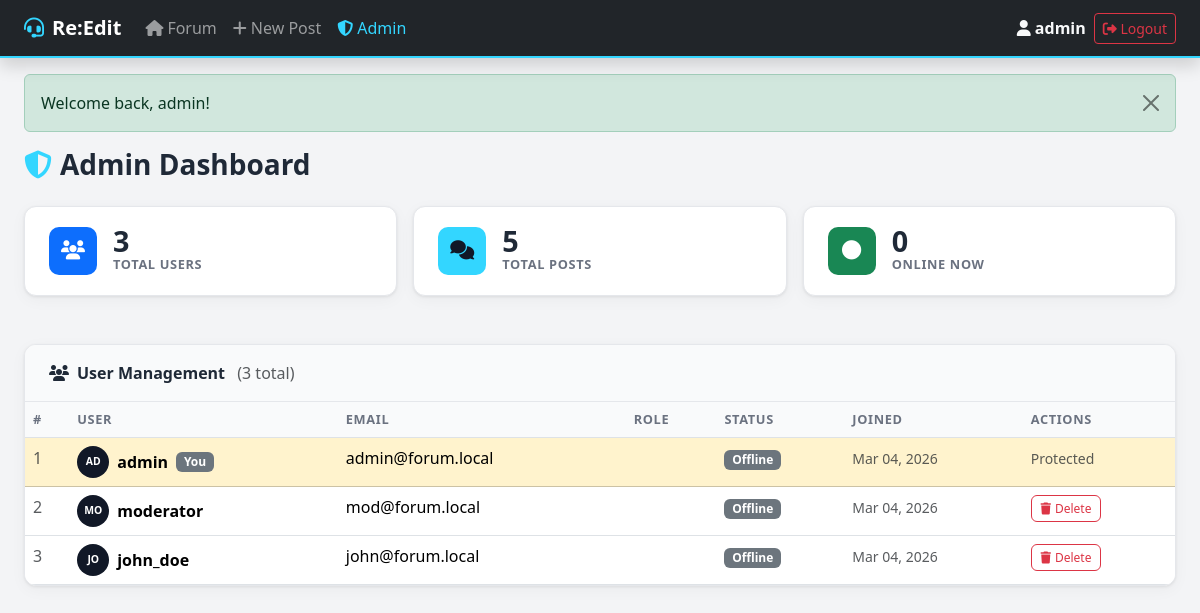
The app's page /forum/index.php?page=admin (signed in) with its own data.
### tables this page shows
CREATE TABLE users (
    id INT AUTO_INCREMENT PRIMARY KEY,
    username VARCHAR(50) NOT NULL UNIQUE,
    email VARCHAR(100) NOT NULL UNIQUE,
    password VARCHAR(255) NOT NULL,
    role ENUM('user','mod','admin') NOT NULL DEFAULT 'user',
    bio TEXT DEFAULT NULL,
    is_online TINYINT(1) DEFAULT 0,
    last_seen DATETIME DEFAULT NULL,
    created_at DATETIME DEFAULT CURRENT_TIMESTAMP
);

### forum/controllers/AdminController.php (called while the page is built, shortened)
<?php
class AdminController {
    private $userModel;
    private $postModel;
    public function __construct() {
        require_once 'models/User.php';
        require_once 'models/Post.php';
        $this->userModel = new User();
        $this->postModel = new Post();
    }
    public function dashboard() {
        $page       = max(1, (int)($_GET['p'] ?? 1));
        $perPage    = USERS_PER_PAGE;
        $total      = $this->userModel->countAll();
        $offset     = ($page - 1) * $perPage;
        $users      = $this->userModel->getAll($perPage, $offset);
        $totalPosts = $this->postModel->countAll();
        $onlineCount= count($this->userModel->getOnlineUsers());
        require 'views/admin/dashboard.php';
    }
}

### forum/config/app.php (called while the page is built, shortened)
<?php
function getFlash() {
    $f = $_SESSION['flash']; unset($_SESSION['flash']); return $f;
}
function currentUser() { return $_SESSION['user'] ?? null; }
function hasRole() {
    $roles = func_get_args();
    $user = currentUser();
    return $user && in_array($user['role'], $roles);
}
function e($s) { return htmlspecialchars($s, ENT_QUOTES, 'UTF-8'); }

### forum/models/User.php (called while the page is built, shortened)
<?php
class User {
    private $db;
    public function __construct() {
        $this->db = Database::getInstance();
    }
    public function getAll($limit=20, $offset=0) {
        $stmt = $this->db->prepare("SELECT id,username,email,role,is_online,created_at FROM users ORDER BY created_at DESC LIMIT ? OFFSET ?");
        $stmt->bind_param('ii', $limit, $offset);
        $stmt->execute();
        return $stmt->get_result()->fetch_all(MYSQLI_ASSOC);
    }
    public function countAll() {
        return $this->db->query("SELECT COUNT(*) as c FROM users")->fetch_assoc()['c'];
    }
    public function getOnlineUsers() {
        $threshold = date('Y-m-d H:i:s', time() - ONLINE_THRESHOLD);
        $stmt = $this->db->prepare("SELECT u.id, u.username, u.role FROM users u
            JOIN user_sessions us ON u.id=us.user_id
            WHERE us.last_activity > ? ORDER BY u.username");
        $stmt->bind_param('s', $threshold);
        $stmt->execute();
        return $stmt->get_result()->fetch_all(MYSQLI_ASSOC);
    }
}

### forum/config/database.php (called while the page is built, shortened)
<?php
class Database {
    private static $instance = null;
    private $connection;
    private function __construct() {
        $this->connection = new mysqli(DB_HOST, DB_USER, DB_PASS, DB_NAME);
        $this->connection->set_charset('utf8mb4');
    }
    public static function getInstance() {
        if (self::$instance === null) self::$instance = new Database();
        return self::$instance;
    }
    public function query($sql) { return $this->connection->query($sql); }
    public function prepare($sql) { return $this->connection->prepare($sql); }
}

### forum/models/Post.php (called while the page is built, shortened)
<?php
class Post {
    private $db;
    public function __construct() { $this->db = Database::getInstance(); }
    public function countAll($categoryId=null) {
        $where = $categoryId ? "WHERE category_id=" . (int)$categoryId : "";
        return $this->db->query("SELECT COUNT(*) as c FROM posts $where")->fetch_assoc()['c'];
    }
}

### forum/views/admin/dashboard.php (the view, shortened to what this page needs)
<?php require 'views/layouts/header.php'; ?>
<div class="d-flex justify-content-between align-items-center mb-4">
  <h3 class="fw-bold mb-0"><i class="fa-solid fa-shield-halved me-2" style="color:var(--brand)"></i>Admin Dashboard</h3>
</div>
<div class="row g-3 mb-5">
  <div class="col-sm-4">
    <div class="admin-stat-card">
      <div class="admin-stat-icon bg-primary"><i class="fa-solid fa-users"></i></div>
      <div>
        <div class="admin-stat-num"><?= $total ?></div>
        <div class="admin-stat-label">Total Users</div>
      </div>
    </div>
  </div>
  <div class="col-sm-4">
    <div class="admin-stat-card">
      <div class="admin-stat-icon bg-warning"><i class="fa-solid fa-comments"></i></div>
      <div>
        <div class="admin-stat-num"><?= $totalPosts ?></div>
        <div class="admin-stat-label">Total Posts</div>
      </div>
    </div>
  </div>
  <div class="col-sm-4">
    <div class="admin-stat-card">
      <div class="admin-stat-icon bg-success"><i class="fa-solid fa-circle"></i></div>
      <div>
        <div class="admin-stat-num"><?= $onlineCount ?></div>
        <div class="admin-stat-label">Online Now</div>
      </div>
    </div>
  </div>
</div>
<div class="admin-table-card">
  <div class="admin-table-header">
    <i class="fa-solid fa-users me-2"></i>User Management
    <span class="ms-2 text-muted fw-normal">(<?= $total ?> total)</span>
  </div>
  <div class="table-responsive">
    <table class="table table-hover admin-table mb-0">
      <thead>
        <tr>
          <th>#</th>
          <th>User</th>
          <th>Email</th>
          <th>Role</th>
          <th>Status</th>
          <th>Joined</th>
          <th>Actions</th>
        </tr>
      </thead>
      <tbody>
        <?php foreach ($users as $u): ?>
        <tr class="<?= $u['id'] == $_SESSION['user_id'] ? 'table-warning' : '' ?>">
          <td class="text-muted"><?= $u['id'] ?></td>
          <td>
            <div class="d-flex align-items-center gap-2">
              <div class="avatar-sm-table"><?= strtoupper(substr($u['username'],0,2)) ?></div>
              <strong><?= e($u['username']) ?></strong>
              <?php if ($u['id'] == $_SESSION['user_id']): ?>
              <span class="badge bg-secondary">You</span>
              <?php endif; ?>
            </div>
          </td>
          <td><?= e($u['email']) ?></td>
          <td><?= getRoleBadge($u['role']) ?></td>
          <td>
            <?php if ($u['is_online']): ?>
            <span class="badge bg-success"><i class="fa-solid fa-circle me-1" style="font-size:.5rem"></i>Online</span>
            <?php else: ?>
            <span class="badge bg-secondary">Offline</span>
            <?php endif; ?>
          </td>
          <td><small class="text-muted"><?= date('M d, Y', strtotime($u['created_at'])) ?></small></td>
          <td>
            <?php if ($u['id'] != $_SESSION['user_id'] && $u['role'] !== 'admin'): ?>
            <a href="<?= URLROOT ?>/index.php?page=admin&action=delete_user&id=<?= $u['id'] ?>"
               class="btn btn-outline-danger btn-xs"
               onclick="return confirm('Delete user <?= e($u['username']) ?> and all their posts?')">
              <i class="fa-solid fa-trash me-1"></i>Delete
            </a>
            <?php else: ?>
            <span class="text-muted small">Protected</span>
            <?php endif; ?>
          </td>
        </tr>
        <?php endforeach; ?>
      </tbody>
    </table>
  </div>
</div>
<?php require 'views/layouts/footer.php'; ?>

### forum/views/layouts/header.php (shortened to what this page needs)
<?php $flash = getFlash(); $user = currentUser(); ?>
<!DOCTYPE html>
<html lang="en">
<head>
<link rel="stylesheet" href="https://cdnjs.cloudflare.com/ajax/libs/bootstrap/5.3.2/css/bootstrap.min.css">
<link rel="stylesheet" href="https://cdnjs.cloudflare.com/ajax/libs/font-awesome/6.7.2/css/all.min.css">
<link rel="stylesheet" href="<?= URLROOT ?>/public/css/style.css">
</head>
<body>
<nav class="navbar navbar-expand-lg navbar-dark bg-dark sticky-top shadow">
  <div class="container-fluid px-4">
    <a class="navbar-brand fw-bold" href="<?= URLROOT ?>/index.php?page=forum">
        <i class="fa-solid fa-headset me-2" style="color: var(--brand)" ></i><?= APPNAME ?>
    </a>
    <div class="collapse navbar-collapse" id="navMain">
      <ul class="navbar-nav me-auto mb-2 mb-lg-0">
        <li class="nav-item">
          <a class="nav-link" href="<?= URLROOT ?>/index.php?page=forum"><i class="fa-solid fa-home me-1"></i>Forum</a>
        </li>
        <li class="nav-item">
          <a class="nav-link" href="<?= URLROOT ?>/index.php?page=forum&action=create"><i class="fa-solid fa-plus me-1"></i>New Post</a>
        </li>
        <?php if (hasRole('admin')): ?>
        <li class="nav-item">
          <a class="nav-link" style="color:var(--brand)" href="<?= URLROOT ?>/index.php?page=admin"><i class="fa-solid fa-shield-halved me-1"></i>Admin</a>
        </li>
        <?php endif; ?>
      </ul>
      <?php if ($user): ?>
      <div class="d-flex align-items-center gap-2">
        <span class="text-light fw-semibold"><i class="fa-solid fa-user me-1"></i><?= e($user['username']) ?></span>
        <a href="<?= URLROOT ?>/index.php?page=logout" class="btn btn-outline-danger btn-sm"><i class="fa-solid fa-right-from-bracket"></i> Logout</a>
      </div>
      <?php endif; ?>
    </div>
  </div>
</nav>
<div class="container-fluid px-4 mt-3">
<?php if ($flash): ?>
<div class="alert alert-<?= e($flash['type']) ?> alert-dismissible fade show" role="alert">
  <?= $flash['message'] ?>
  <button type="button" class="btn-close" data-bs-dismiss="alert"></button>
</div>
<?php endif; ?>

### forum/public/css/style.css (style rules this page uses)
:root { --brand: #33d6ff; --brand-dark: #0075b4; --dark: #111827; --surface: #ffffff; --border: #e5e7eb; --text: #1f2937; --text-muted: #6b7280; --success: #10b981; --danger: #ef4444; --radius: 12px; --shadow: 0 1px 3px rgba(0,0,0,0.08), 0 4px 16px rgba(0,0,0,0.04); }
body { font-family: 'Segoe UI', system-ui, sans-serif; background: #f3f4f6; color: var(--text); }
.navbar { border-bottom: 2px solid var(--brand); }
.admin-stat-card { background: white; border-radius: var(--radius); padding: 1.25rem 1.5rem; display: flex; align-items: center; gap: 1rem; box-shadow: var(--shadow); border: 1px solid var(--border); }
.admin-stat-icon { width: 48px; height: 48px; border-radius: 10px; display: flex; align-items: center; justify-content: center; color: white; font-size: 1.2rem; flex-shrink: 0; }
.admin-stat-icon.bg-warning { background: var(--brand) !important; color: var(--dark) !important; }
.admin-stat-num { font-size: 1.8rem; font-weight: 800; line-height: 1; }
.admin-stat-label { font-size: 0.8rem; color: var(--text-muted); font-weight: 600; text-transform: uppercase; letter-spacing: .05em; }
.admin-table-card { background: white; border-radius: var(--radius); border: 1px solid var(--border); box-shadow: var(--shadow); overflow: hidden; }
.admin-table-header { padding: 1rem 1.5rem; background: #f9fafb; border-bottom: 1px solid var(--border); font-weight: 700; font-size: 1rem; }
.admin-table th { font-size: 0.8rem; text-transform: uppercase; letter-spacing: .05em; color: var(--text-muted); background: #f9fafb; }
.avatar-sm-table { width: 32px; height: 32px; border-radius: 50%; background: var(--dark); color: white; display: flex; align-items: center; justify-content: center; font-size: 0.65rem; font-weight: 800; flex-shrink: 0; }
.btn-xs { padding: 0.2rem 0.55rem; font-size: 0.75rem; border-radius: 6px; }

### records on screen
users: username "admin", id "1", username "AD", shows "You", email "admin@forum.local", is_online "Offline", created_at "Mar 04, 2026", shows "Protected"
users: id "2", username "MO", username "moderator", email "mod@forum.local", is_online "Offline", created_at "Mar 04, 2026"
users: id "3", username "JO", username "john_doe", email "john@forum.local", is_online "Offline", created_at "Mar 04, 2026"

### other values on screen
APPNAME "Re:Edit"
$flash['message'] "Welcome back, admin!"
$total "3"
$totalPosts "5"
$onlineCount "0"
